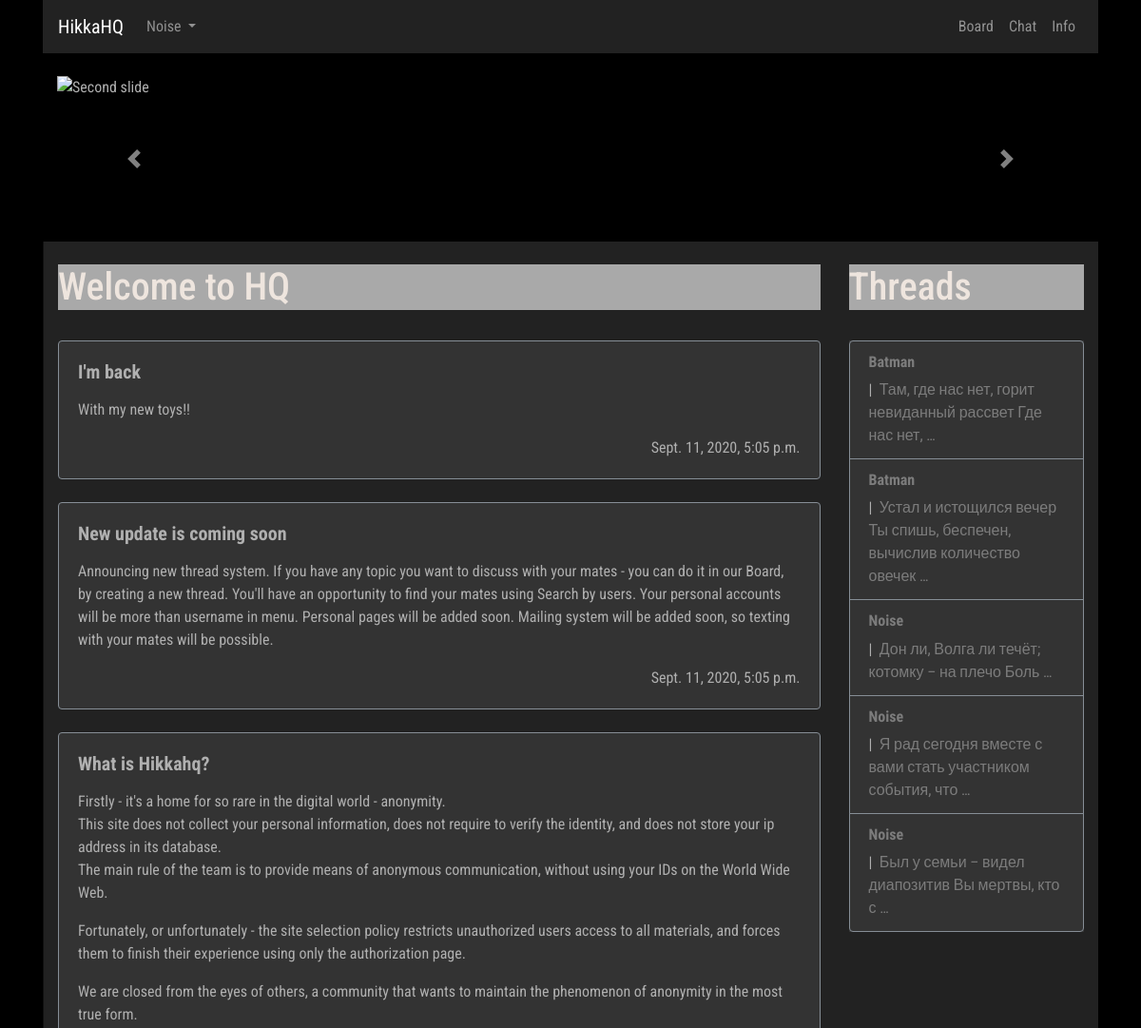
The app's page /manager/me/ (signed in, upper part), older data.
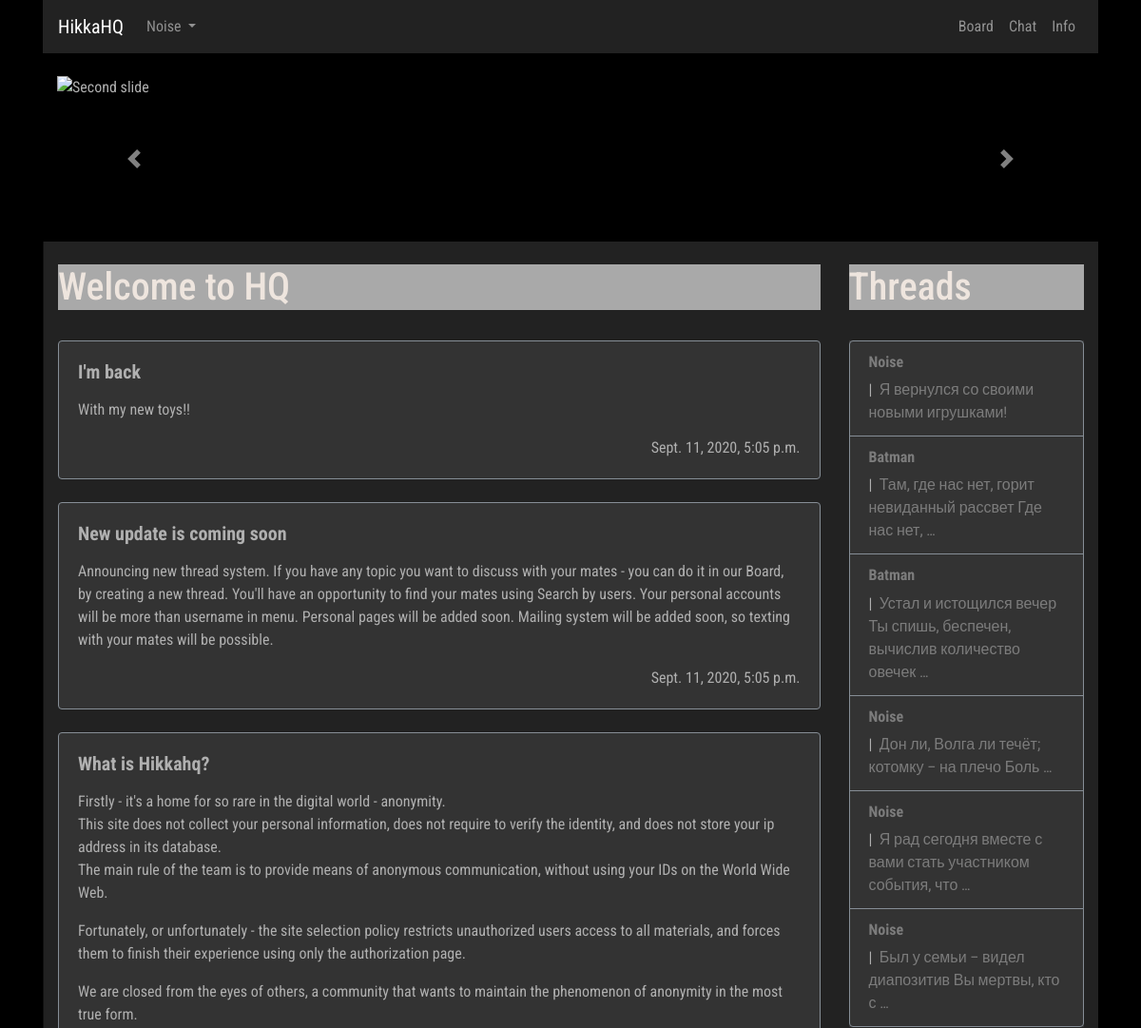
The same page, newer data.
### manager/models.py (models this page shows, shortened)
class AdminPublicPost(models.Model):
    post_author = models.ForeignKey(User, on_delete=models.CASCADE)
    post_title = models.CharField('Post title', max_length=100)
    post_text = models.CharField('Post text', max_length=10000)
    post_date = models.DateTimeField('Post date', auto_now=True)

### board/models.py (models this page shows, shortened)
class Thread(models.Model):
    def was_published_recently(self):
        now = timezone.now()
        return now - datetime.timedelta(days=1) <= self.pub_date <= now
    thread_title = models.CharField('Thread title', max_length=100)
    thread_text = models.TextField('Thread text', max_length=10000)
    pub_date = models.DateTimeField('Date published', auto_now=True)
    CATEGORY_CHOICES = [('Random', 'Random'), ('Broadcast', 'Broadcast'), ('Animation', 'Animation'), ('Artwork', 'Artwork'), ('Cinematics', 'Cinematics'), ('Videogames', 'Videogames')]
    category = models.CharField(max_length=100, choices=CATEGORY_CHOICES)
    thread_author = models.ForeignKey(User, on_delete=models.CASCADE)
    was_published_recently.admin_order_field = 'pub_date'
    was_published_recently.boolean = True
    was_published_recently.short_description = 'Published recently?'

### manager/views.py (the view)
# urls.py: path('me/', views.meview, name='me'),
@login_required
def meview(request):
    latest_threads = Thread.objects.order_by('-pub_date')[:10]
    latest_posts = UserPublicPost.objects.order_by('-post_date')[:10]
    admin_posts = AdminPublicPost.objects.order_by('-post_date')[:10]
    context = {
        'threads': latest_threads,
        'posts': latest_posts,
        'admins': admin_posts
    }
    return render(request, 'me.html', context)

### manager/templates/me.html (shortened to what this page needs)
{% extends 'hat.html' %}
{% block content %}
            <div class="row col-">
               <div class=" col-lg-9 col- content">
                  <br>
                  <div class="trds">
                     <main class="contentd" role="main">
                        <header>
                           <h1 data-text="Welcome to HQ">Welcome to <span class="hide-mobile"> HQ
                              </span>
                           </h1>
                        </header>
                     </main>
                  </div>
                  <br>
                  {% if admins %}
                  {% for admin in admins %}
                  <div class="card">
                     <div class="card-body">
                        <h4 class="card-title">
                           <p class="article"> {{ admin.post_title }} </p>
                        </h4>
                        {{ admin.post_text|linebreaks }}
                        <div class="d-flex flex-row-reverse">{{ admin.post_date }}</div>
                     </div>
                  </div>
                  <br />
                  {% endfor %}
                  {% else %}
                  No admin posts here
                  {% endif %}
                  <br>
                  <br>
                  {% if posts %}
                  {% for post in posts %}
                  <br />
                  {% endfor %}
                  {% else %}
                  Public post list is empty or something went wrong
                  {% endif %}
                  <br>
                  <br> <br>
               </div>
               <div class=" col-lg-3 col- left-sidebar">
                  <br>
                  <div class="trds">
                     <main class="contentd" role="main">
                        <header>
                           <h1 data-text="Threads">Threads
                           </h1>
                        </header>
                     </main>
                  </div>
                  <br>
                  {% if threads %}
                  <ul class="list-group">
                     {% for thread in threads %}
                     <li class="list-group-item">
                        <h6> <a class="userlk" href="{% url 'Board:guest' thread.thread_author %}">
                        {{ thread.thread_author }}</a> </h6>
                        |&nbsp;<a href="{% url 'Board:thread' thread.id %}"> {{ thread.thread_text|truncatewords:10 }}  </a>
                     </li>
                     {% endfor %}
                  </ul>
                  {% else %}
                  no threads to show
                  {% endif %}
                  <br>
               </div>
            </div>
{% endblock %}

Row changes from the older to the newer data that the page shows:
added Thread: thread_author "Noise", thread_text "Я вернулся со своими новыми игрушками!"
